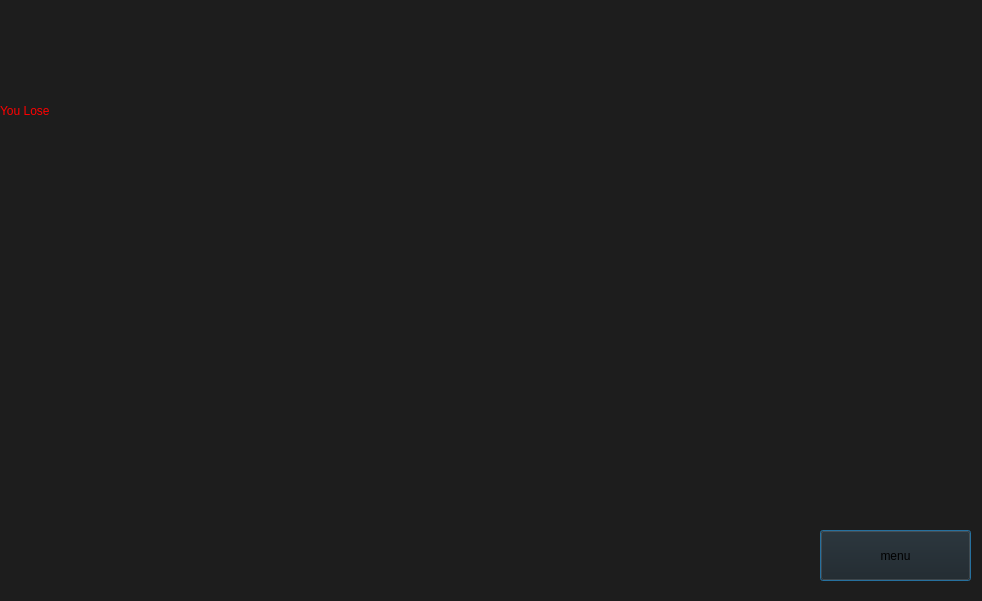
<?xml version="1.0" encoding="UTF-8"?>
<ui version="4.0">
 <class>DialogLost</class>
 <widget class="QDialog" name="DialogLost">
  <property name="geometry">
   <rect>
    <x>0</x>
    <y>0</y>
    <width>982</width>
    <height>601</height>
   </rect>
  </property>
  <property name="windowTitle">
   <string>Dialog</string>
  </property>
  <property name="styleSheet">
   <string notr="true">background-image: url(:/LostShipBackG.png);
background-color: rgb(29, 29, 29);</string>
  </property>
  <widget class="QLabel" name="label">
   <property name="geometry">
    <rect>
     <x>0</x>
     <y>0</y>
     <width>661</width>
     <height>221</height>
    </rect>
   </property>
   <property name="styleSheet">
    <string notr="true">font: 80pt &quot;BYRIL_Sea_Battle2&quot;;
color: rgb(255, 0, 0);</string>
   </property>
   <property name="text">
    <string>You Lose</string>
   </property>
  </widget>
  <widget class="QPushButton" name="backButton_2">
   <property name="geometry">
    <rect>
     <x>820</x>
     <y>530</y>
     <width>151</width>
     <height>51</height>
    </rect>
   </property>
   <property name="mouseTracking">
    <bool>true</bool>
   </property>
   <property name="styleSheet">
    <string notr="true">QPushButton{
font: 25pt &quot;BYRIL_Sea_Battle2&quot;;
color: rgb(0, 0, 0);
	
}

</string>
   </property>
   <property name="inputMethodHints">
    <set>Qt::ImhNone</set>
   </property>
   <property name="text">
    <string>menu</string>
   </property>
  </widget>
 </widget>
 <resources/>
 <connections/>
</ui>
